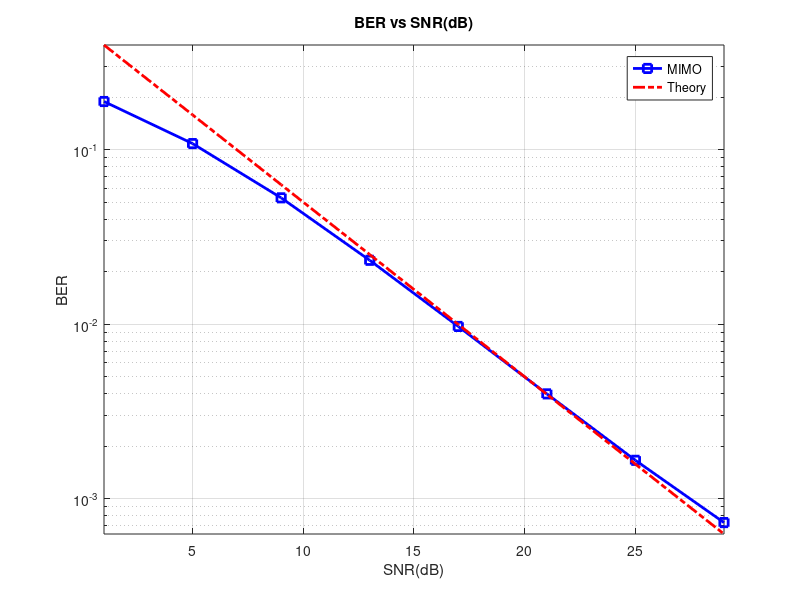

The MATLAB script that drew this image:
close all;
clear all;
rng('shuffle');

SNRdB = [1:4:30];
blockLength = 1000;
numBlocks = 10000;
BER = zeros(size(SNRdB));
SNR = zeros(size(SNRdB));
numRxAnt = 2;
numTxAnt = 2;
bits = randi([0,1],[numTxAnt,blockLength]);
for L=1:numBlocks
        H=1/sqrt(2)*(randn(numRxAnt,numTxAnt)+j*randn(numRxAnt,numTxAnt));
    for K=1:length(SNRdB)
    ChNoise = (randn(numRxAnt,blockLength)+j*randn(numRxAnt,blockLength));
SNR(K)=10^(SNRdB(K)/10);
           Txbits = sqrt(SNR(K))*(2*bits-1);
        Rxbits = H*Txbits + ChNoise;
ProcessedBits = pinv(H)*Rxbits;
DecodedBits = ((real(ProcessedBits))>=0);
BER(K)= BER(K) + sum(sum(DecodedBits~=bits));
    end
end
dord = numRxAnt-numTxAnt+1;
BER = BER / (numBlocks*blockLength*numTxAnt);
semilogy(SNRdB,BER,'b - s','linewidth',2.0);
hold on;
semilogy(SNRdB,nchoosek(2*dord-1,dord-1)*1/2^dord./SNR.^dord,'r-.','linewidth',2.0);
axis tight;
grid on;
legend('MIMO','Theory')
xlabel('SNR(dB)');
ylabel('BER');
title('BER vs SNR(dB)');
